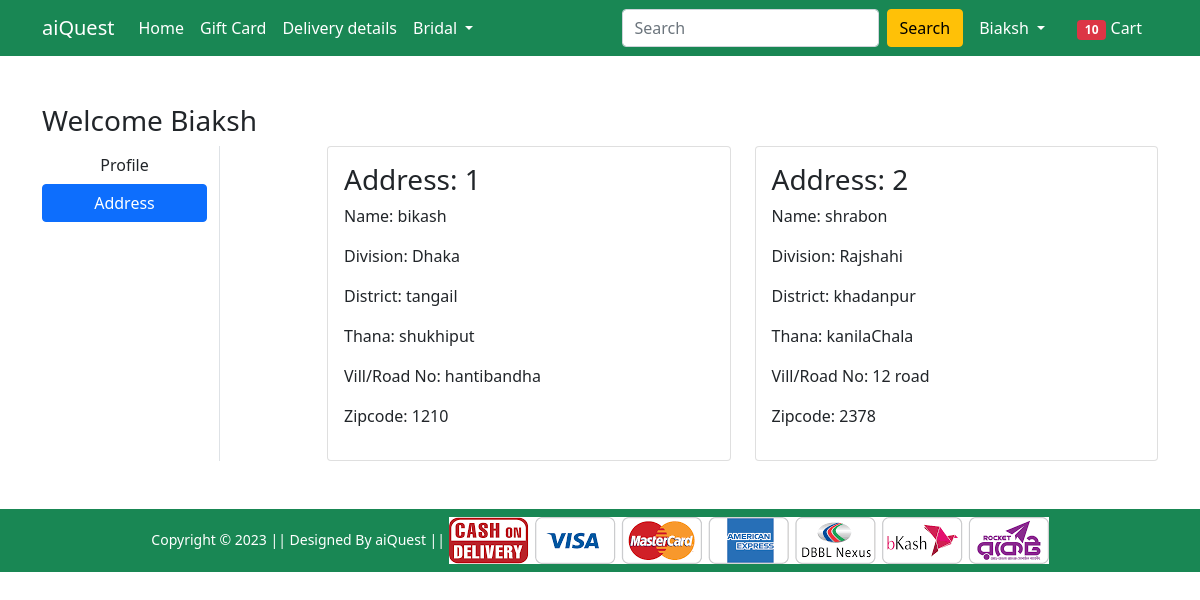
The page /address/ (signed in) on the database its author committed.
### Shop/models.py (models this page shows, shortened)
class Customer(models.Model):
    user = models.ForeignKey(User, on_delete=models.CASCADE)
    name = models.CharField(max_length=34)
    division = models.CharField(choices=DIVISION_CHOICES, max_length=59)
    district = models.CharField(max_length=200)
    thana = models.CharField(max_length=60)
    villorroad = models.CharField(max_length=200)
    zipCode = models.IntegerField()

### Shop/views.py (the view)
# urls.py: path('address/', views.address, name='address'),
def address(request):
 add = Customer.objects.filter(user=request.user)
 return render(request, 'Shop/address.html', {'add':add, 'active':'btn-primary'})

### Shop/templates/Shop/address.html (shortened to what this page needs)
{% extends 'Shop/base.html' %}
{% load static %}
{% block main-content %}
<div class="container my-5">
    <div class="row">
        <h3>Welcome {{request.user|capfirst}}</h3>
        <div class="col-sm-2 border-end">
            <ul class="list-unstyled">
                <li class="d-grid"><a href="{% url 'profile' %}" class="btn ">Profile</a></li>
                <li class="d-grid"><a href="{% url 'address' %}" class="btn {{active}}">Address</a></li>
            </ul>
        </div>
        <div class="col-sm-9 offset-sm-1">
            <div class="row">
                {% for ad in add %}
                <div class="col-sm-6">
                    <div class="card">
                        <div class="card-body">
                            <h3>Address: {{forloop.counter}}</h3>
                            <p>Name: {{ad.name}}</p>
                            <p>Division: {{ad.division}}</p>
                            <p>District: {{ad.district}}</p>
                            <p>Thana: {{ad.thana}}</p>
                            <p>Vill/Road No: {{ad.villorroad}}</p>
                            <p>Zipcode: {{ad.zipCode}}</p>
                        </div>
                    </div>
                </div>
                {% endfor %}
            </div>
        </div>
    </div>
</div>
{% endblock main-content %}

### Shop/templates/Shop/base.html (shortened to what this page needs)
<!doctype html>
{% load static %}
<html lang="en">
<head>
    <link href="https://cdn.jsdelivr.net/npm/bootstrap@5.0.0-beta1/dist/css/bootstrap.min.css" rel="stylesheet"
>
    <link rel="stylesheet" href="{% static 'Shop/css/owl.carousel.min.css' %}">
    <link rel="stylesheet" href="{% static 'Shop/css/all.min.css' %}">
    <link rel="stylesheet" href="{% static 'Shop/css/style.css' %}">
</head>
<body>
    <nav class="navbar navbar-expand-lg navbar-dark bg-success">
        <div class="container">
            <a class="navbar-brand" href="/">aiQuest</a>
            <div class="collapse navbar-collapse" id="navbarSupportedContent">
                <ul class="navbar-nav me-auto mb-2 mb-lg-0">
                    <li class="nav-item">
                        <a class="nav-link active" aria-current="page" href="/">Home</a>
                    </li>
                    <li class="nav-item">
                        <a class="nav-link active" aria-current="page" href="#">Gift Card</a>
                    </li>
                    <li class="nav-item">
                        <a class="nav-link active" aria-current="page" href="#">Delivery details</a>
                    </li>
                    <li class="nav-item dropdown">
                        <a class="nav-link dropdown-toggle text-white" href="#" id="electronicsDropdown" role="button"
                            data-bs-toggle="dropdown" aria-expanded="false">
                            Bridal
                        </a>
                    </li>
                </ul>
                <form class="d-flex">
                    <input class="form-control me-2" type="search" placeholder="Search" aria-label="Search">
                    <button class="btn btn-warning" type="submit">Search</button>
                </form>
                <div>
                    <ul class="navbar-nav me-auto mb-2 mb-lg-0">
                        {% if request.user.is_authenticated %}
                        <li class="nav-item dropdown mx-2">
                            <a class="nav-link dropdown-toggle text-white" href="#" id="profileDropdown" role="button"
                                data-bs-toggle="dropdown" aria-expanded="false">
                                {{request.user|capfirst}}
                            </a>
                        </li>
                        <li class="nav-item mx-2">
                            <a href="{% url 'show_cart' %}" class="nav-link text-white"><span
                                    class="badge bg-danger">10</span> Cart </a>
                        </li>
                        {% endif %}
                    </ul>
                </div>
            </div>
        </div>
    </nav>
    {% block main-content %} {% endblock main-content %}
    <footer class="container-fluid bg-success text-center p-2 mt-5">
        <small class="text-white">Copyright &copy; 2023 || Designed By aiQuest || </small>
        <img src="{% static 'Shop/images/paymentlogo.png' %}" alt="" srcset="" class="img-fluid" height="2px">
    </footer>
</body>
</html>

### rows shown on the page
Customer: name "bikash", division "Dhaka", district "tangail", thana "shukhiput", villorroad "hantibandha", zipCode "1210"
Customer: name "shrabon", division "Rajshahi", district "khadanpur", thana "kanilaChala", villorroad "12 road", zipCode "2378"

### other values the page prints
{{ request.user|capfirst }} "Biaksh"
